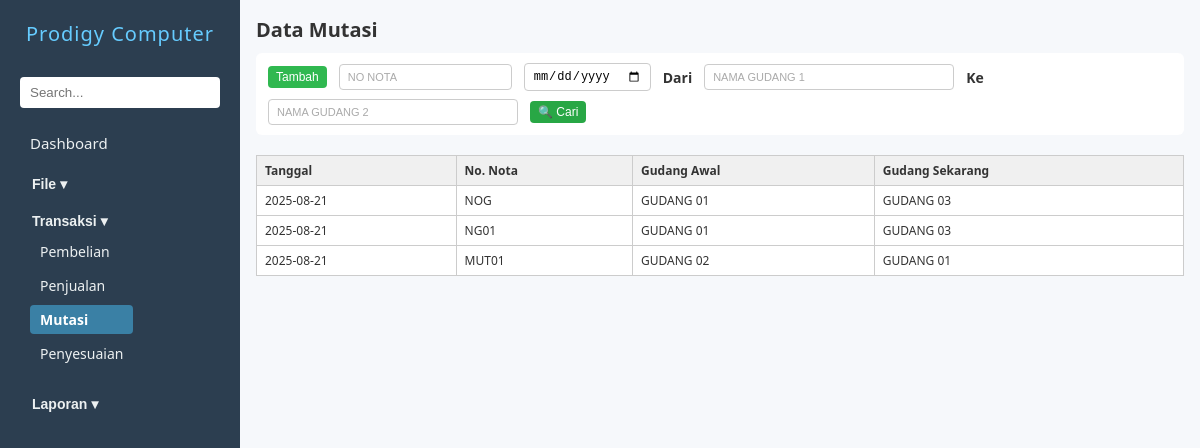
Page /mutasi.php on the committed database.
### tables this page shows
CREATE TABLE `zmutasi` (
  `nonota` char(30) DEFAULT NULL,
  `tgl` date DEFAULT NULL,
  `kodegd1` char(10) DEFAULT NULL,
  `kodegd2` char(10) NOT NULL
);

CREATE TABLE `zgudang` (
  `kodegd` char(20) NOT NULL,
  `namagd` char(50) NOT NULL
);

### mutasi.php (the view, shortened to what this page needs)
<?php
include 'koneksi.php';
$query = mysqli_query($conn, "
    SELECT
        zmutasi.tgl,
        zmutasi.nonota,
        g1.namagd AS namagd1,
        g2.namagd AS namagd2
    FROM zmutasi
    LEFT JOIN zgudang g1 ON zmutasi.kodegd1 = g1.kodegd
    LEFT JOIN zgudang g2 ON zmutasi.kodegd2 = g2.kodegd
    ORDER BY zmutasi.tgl DESC, zmutasi.nonota DESC
    LIMIT 10
");
?>
<!DOCTYPE html>
<html lang="en">
<head>
    <link rel="stylesheet" href="navbar.css" />
    <link rel="stylesheet" href="form.css" />
</head>
<body>
    <?php include 'navbar.php'; ?>
    <main>
        <h2>Data Mutasi</h2>
        <div class="action-bar">
            <button type="button" class="action-btn tambah" onclick="window.location.href='inputmutasi.php'">Tambah</button>
            <input type="text" id="inputNoNota" placeholder="No Nota" style="text-transform: uppercase;">
            <input type="date" id="inputTgl">
            <span> Dari </span>
            <input type="text" name="namagd1" id="inputNamagd1" placeholder="Nama gudang 1" class="medium-input" style="text-transform: uppercase;">
            <span> Ke </span>
            <input type="text" name="namagd2" id="inputNamagd2" placeholder="Nama gudang 2" class="medium-input" style="text-transform: uppercase;">
            <button type="button" class="action-btn cari" onclick="triggerSearch()">🔍 Cari</button>
        </div>
        <div id="tabelHasil" class="form-grid" style="margin-top: 20px;">
            <table class="tabel-hasil">
                <thead>
                    <tr>
                        <th>Tanggal</th>
                        <th>No. Nota</th>
                        <th>Gudang Awal</th>
                        <th>Gudang Sekarang</th>
                    </tr>
                </thead>
                <tbody>
                    <?php while ($row = mysqli_fetch_assoc($query)): ?>
                        <tr onclick="tampilkanKonfirmasiEdit('<?= $row['nonota'] ?>')">
                            <td><?= $row['tgl'] ?></td>
                            <td><?= $row['nonota'] ?></td>
                            <td><?= $row['namagd1'] ?></td>
                            <td><?= $row['namagd2'] ?></td>
                        </tr>
                    <?php endwhile; ?>
                </tbody>
            </table>
        </div>
    </main>
</body>
</html>

### navbar.php (shortened to what this page needs)
<?php
include 'koneksi.php';
$current = basename($_SERVER['PHP_SELF']);
$sql = "SELECT mainmenu, submenu FROM zmenu ORDER BY urutan";
$result = mysqli_query($conn, $sql);
$menus = [];
while ($row = mysqli_fetch_assoc($result)) {
    $main = $row['mainmenu'] ?: 'DASHBOARD';
    $menus[$main][] = $row['submenu'];
}
function isActiveDropdown($submenus, $current) {
    return in_array($current, $submenus) ? 'active-dropdown' : '';
}
function isActiveLink($page, $current) {
    return $page == $current ? 'active-link' : '';
}
?>
<div class="sidebar" id="sidebarMenu">
    <h1>Prodigy Computer</h1>
    <input type="search" placeholder="Search...">
    <div class="nav-section">
        <a href="dashboard.php" class="<?= isActiveLink('dashboard.php', $current) ?>">Dashboard</a>
    </div>
    <?php foreach ($menus as $mainmenu => $submenus): ?>
        <?php if ($mainmenu != 'DASHBOARD'): ?>
            <div class="nav-section">
                <button class="dropdown-toggle <?= isActiveDropdown($submenus, $current) ?>"
                        onclick="toggleDropdown('<?= $mainmenu ?>Dropdown', this)">
                    <?= ucfirst(strtolower($mainmenu)) ?> ▾
                </button>
                <div class="dropdown-content <?= isActiveDropdown($submenus, $current) ? 'show' : '' ?>"
                     id="<?= $mainmenu ?>Dropdown">
                    <?php
                    if ($mainmenu == 'TRANSAKSI') {
                        $groups = [];
                        foreach ($submenus as $submenu) {
                            $base = preg_replace('/^(input|edit)/', '', $submenu);
                            $groups[$base][] = $submenu;
                        }
                        foreach ($groups as $base => $pages) {
                            $utama = $base;
                            $active = in_array($current, $pages) ? 'active-link' : '';
                            $label = ucfirst(str_replace('.php','',$utama));
                            echo "<a href='$utama' class='$active'>$label</a>";
                        }
                    } else {
                        foreach ($submenus as $submenu) {
                            $active = isActiveLink($submenu,$current);
                            $label = ucfirst(str_replace('.php','',$submenu));
                            echo "<a href='$submenu' class='$active'>$label</a>";
                        }
                    }
                    ?>
                </div>
            </div>
        <?php endif; ?>
    <?php endforeach; ?>
</div>

### navbar.css (style rules this page uses)
.sidebar { width: 240px; background: #2c3e50; color: #fff; display: flex; flex-direction: column; padding: 20px; overflow-y: auto; }
.sidebar h1 { font-size: 20px; margin-bottom: 30px; text-align: center; font-weight: 500; letter-spacing: 1px; color: #66ccff; }
.sidebar input[type="search"] { width: 100%; padding: 8px 10px; border-radius: 4px; border: none; margin-bottom: 20px; }
.nav-section { display: flex; flex-direction: column; align-items: flex-start; background-color: #2c3e50; width: 185px; color: #fff; margin-bottom: 5px; }
.nav-section a { text-decoration: none; color: #ecf0f1; padding: 5px 10px; margin-bottom: 5px; font-size: 15px; width: 100%; border-radius: 4px; transition: background-color 0.2s ease; }
.dropdown-toggle { background: none; border: none; color: #ecf0f1; padding: 8px 12px; width: 100%; text-align: left; font-size: 14px; cursor: pointer; font-weight: bold; }
.dropdown-content { display: none; flex-direction: column; padding-left: 10px; margin-bottom: 10px; }
.dropdown-content a { font-size: 14px; padding: 5px 10px; }
.dropdown-content.show { display: flex; }
.active-link { background-color: #42a5d6a4; color: white !important; font-weight: bold; }

### form.css (style rules this page uses)
* { box-sizing: border-box; margin: 0; padding: 0; }
body { font-family: "Segoe UI", Tahoma, Geneva, Verdana, sans-serif; display: flex; height: 100vh; background: #f6f8fb; color: #333; }
main { padding: 1rem; flex: 1; overflow-y: auto; }
h2 { margin-bottom: 10px; font-size: 20px; }
.tabel-hasil { width: 100%; border-collapse: collapse; font-size: 14px; margin-top: 10px; }
.tabel-hasil th, .tabel-hasil td { border: 1px solid #ccc; padding: 8px 10px; text-align: left; }
.tabel-hasil th { background-color: #f0f0f0; font-weight: bold; }
a { text-decoration: none; color: #007bff; }
.medium-input { width: 250px; }
.sidebar { transition: left 0.3s ease; }
.action-bar { display: flex; flex-wrap: wrap; align-items: center; gap: 8px 12px; margin-bottom: 4px; background-color: #fff; padding: 10px 12px; border-radius: 6px; }
.action-bar input[type="text"], .action-bar input[type="date"], .action-bar select { padding: 5px 8px; font-size: 12px; border: 1px solid #ccc; border-radius: 4px; min-width: 120px; }
.action-bar input[type="text"]::placeholder { font-size: 11px; color: #aaa; }
.action-bar span { font-size: 14px; font-weight: bold; }
.action-bar .action-btn { padding: 4px 8px; font-size: 12px; border: none; color: white; border-radius: 4px; cursor: pointer; transition: 0.3s ease; }
.action-bar .action-btn.tambah { background-color: #30b850; }
.action-bar .action-btn.cari { background-color: #28a745; }
.tabel-hasil { width: 100%; border-collapse: collapse; margin-top: 1em; font-size: 12px; border: 1px solid #ccc; }
.tabel-hasil th, .tabel-hasil td { padding: 6px 8px; border: 1px solid #ccc; text-align: left; background-color: #fff; }
.tabel-hasil th { background-color: #f0f0f0; font-weight: bold; color: #333; }

### rows in the picture
zmutasi: tgl "2025-08-21", nonota "NOG", zgudang.namagd "GUDANG 01", zgudang.namagd "GUDANG 03"
zmutasi: tgl "2025-08-21", nonota "NG01", zgudang.namagd "GUDANG 01", zgudang.namagd "GUDANG 03"
zmutasi: tgl "2025-08-21", nonota "MUT01", zgudang.namagd "GUDANG 02", zgudang.namagd "GUDANG 01"

### other values in the picture
$mainmenu "File"
$mainmenu "Transaksi"
$label "Pembelian"
$label "Penjualan"
$label "Mutasi"
$label "Penyesuaian"
$mainmenu "Laporan"
